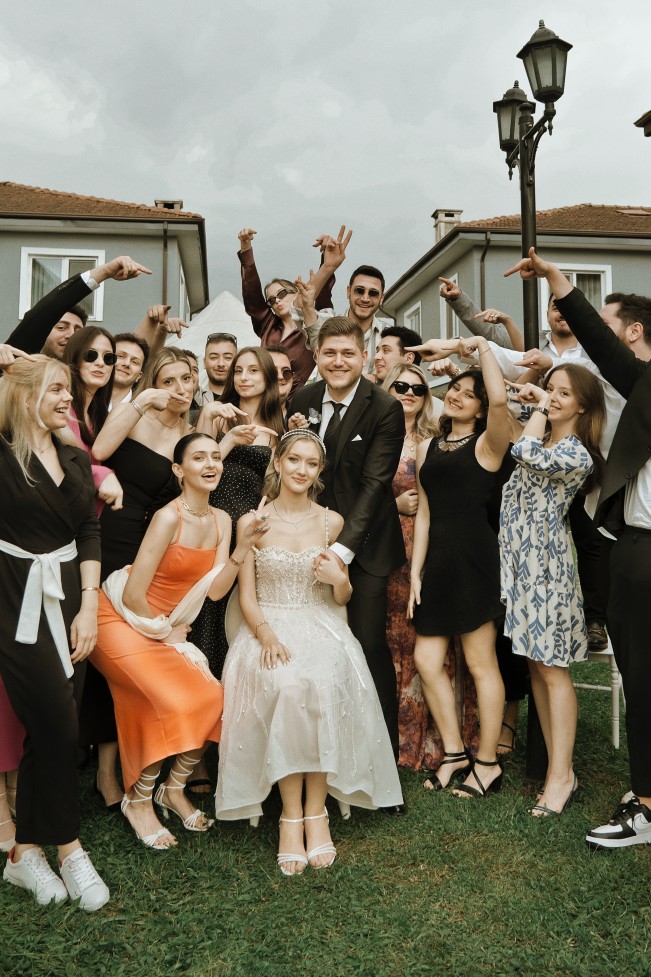
#> input picture SEM-III/ML/operations/faceDetection_Python/img1.jpg, 3255 x 4882 px, given in place of video, which was not available (shown at 1/5 size)
$ python eyeDetection2.py
#> lines starting #> are read from the running program, lines starting #| are printed output that depends on the picture; after the words box and inside, x2 and y2 are one past the last pixel; in counts of white or black regions, pixels touching at a corner belong together; pictures that were not available may be replaced by others from this repository, and a replacement may not be noted
import cv2

face_cascade = cv2.CascadeClassifier(cv2.data.haarcascades + "haarcascade_frontalface_alt2.xml")
eye_cascade = cv2.CascadeClassifier(cv2.data.haarcascades + "haarcascade_lefteye_2splits.xml")

while True:
    capture = cv2.VideoCapture("http://10.100.101.34:8080/video")
    ret, frame = capture.read()
#> frame is the input picture: shape (4882, 3255, 3); mean B, G, R 105.8, 122, 127.3
    frame = cv2.resize(frame, (frame.shape[1] // 5, frame.shape[0] // 5))
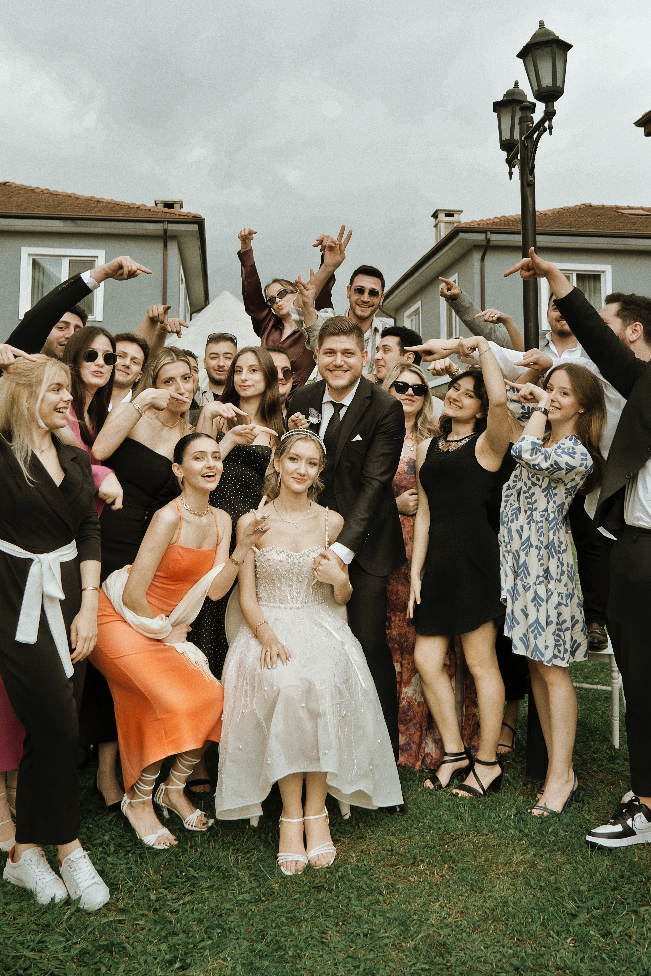
#> frame: shape (976, 651, 3); mean B, G, R 105.7, 121.8, 127.2
    gray = cv2.cvtColor(frame, cv2.COLOR_BGR2GRAY)
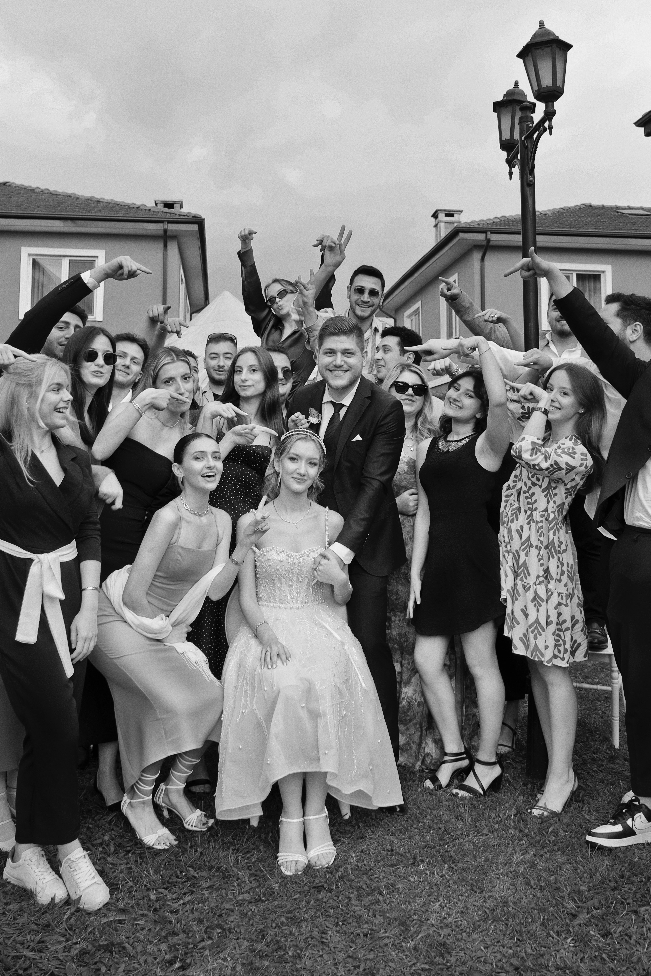
#> gray: shape (976, 651); min 0, max 253, mean 121.6
    faces = face_cascade.detectMultiScale(gray, 1.3, minNeighbors=5, minSize=(40,40))
#> faces = [[344, 274, 44, 44], [315, 334, 49, 49], [225, 354, 44, 44], [154, 361, 48, 48], [40, 370, 49, 49], [183, 438, 50, 50], [278, 442, 49, 49]]
    for (x,y,w,h) in faces:
        cv2.rectangle(frame, (x,y), (x+w, y+h), (0,255,0), 5)
        eyes = eye_cascade.detectMultiScale(gray, 1.3, minNeighbors=5, minSize=(40,40))
        for (x_eye,y_eye,w_eye,h_eye) in eyes:
            cv2.rectangle(frame, (x_eye,y_eye), (x_eye+w_eye,y_eye+h_eye), (0,255,0),5)
            cv2.imshow('Eye Detector', cv2.resize(frame, (frame.shape[1] // 5, frame.shape[0] // 5)))
            cv2.waitKey(0)
#> this loop made 7 passes
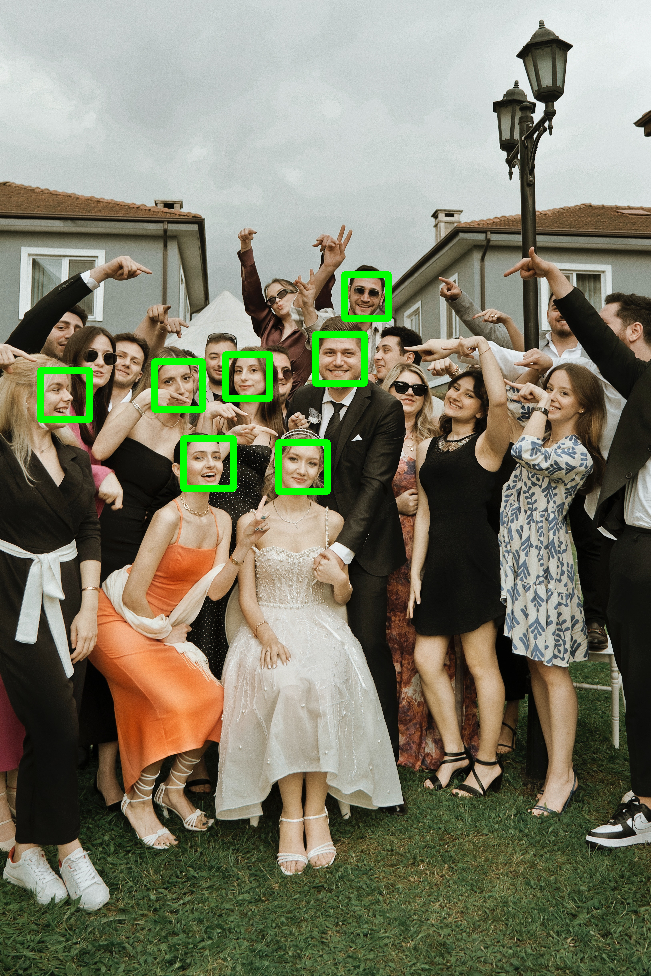
#> frame: shape (976, 651, 3); 1.45% of pixels changed, all inside (x1, y1, x2, y2) = (37, 271, 392, 495)
cv2.destroyAllWindows()

$ run again, on SEM-III/ML/operations/faceDetection_Python/img2.jpg
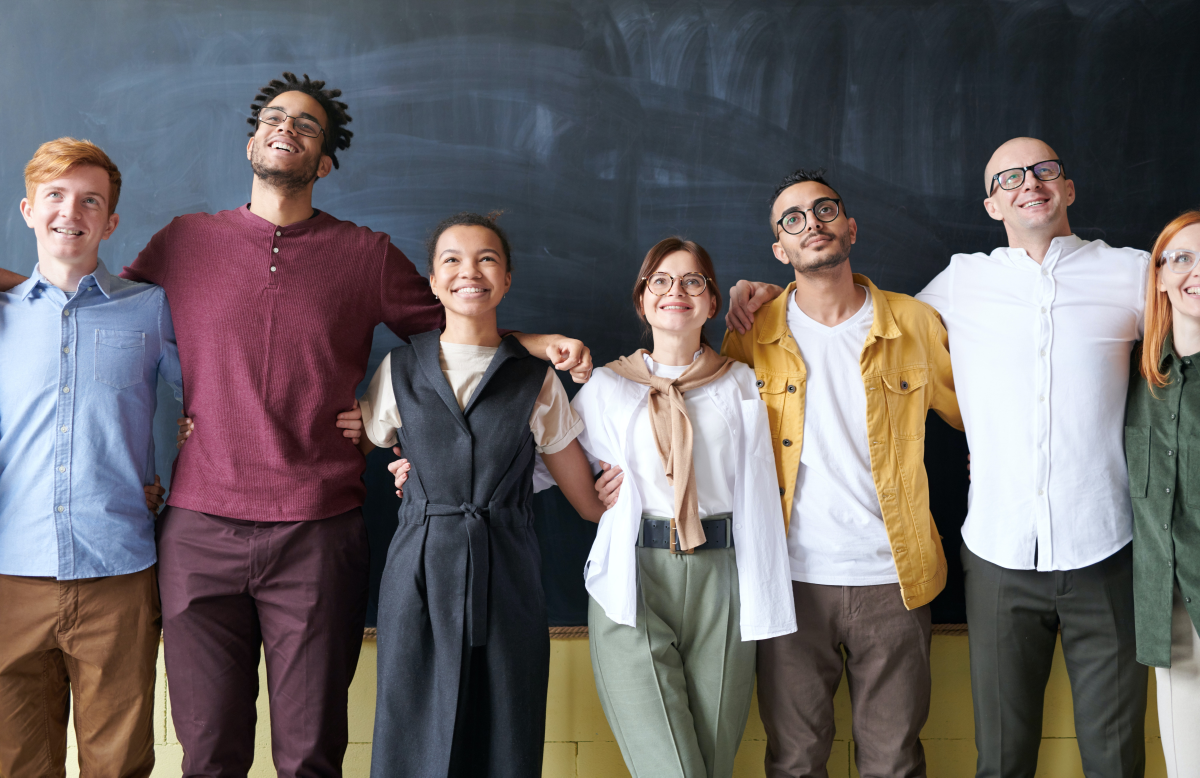
#> input picture SEM-III/ML/operations/faceDetection_Python/img2.jpg, 6000 x 3887 px, given in place of video, which was not available (shown at 1/5 size)
#> frame is the input picture: shape (3887, 6000, 3); mean B, G, R 101.7, 99.9, 105.3
#> `gray = cv2.cvtColor(frame, cv2.COLOR_BGR2GRAY)`:
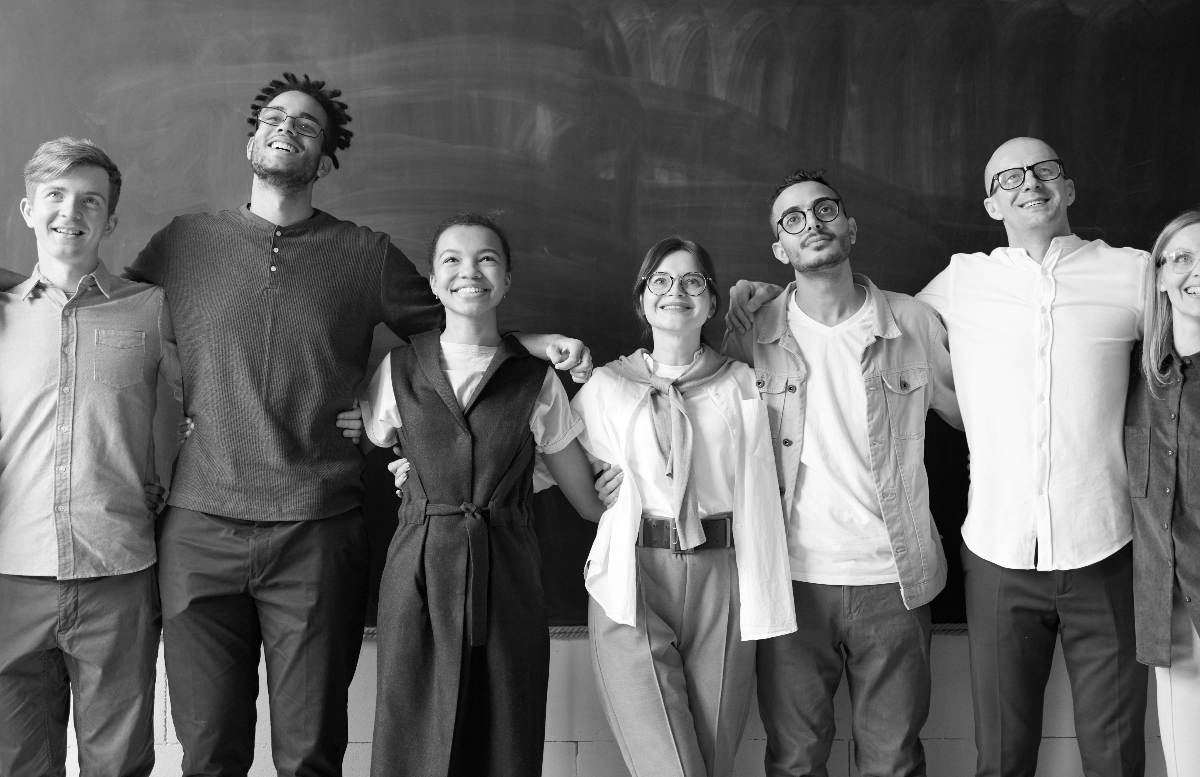
#> gray: shape (777, 1200); min 0, max 255, mean 101.7
#> faces = [[427, 227, 82, 82], [641, 253, 71, 71], [24, 164, 86, 86]]
#> the loop `for (x,y,w,h) in faces:` made 3 passes
#> after the loop `for (x,y,w,h) in faces:`:
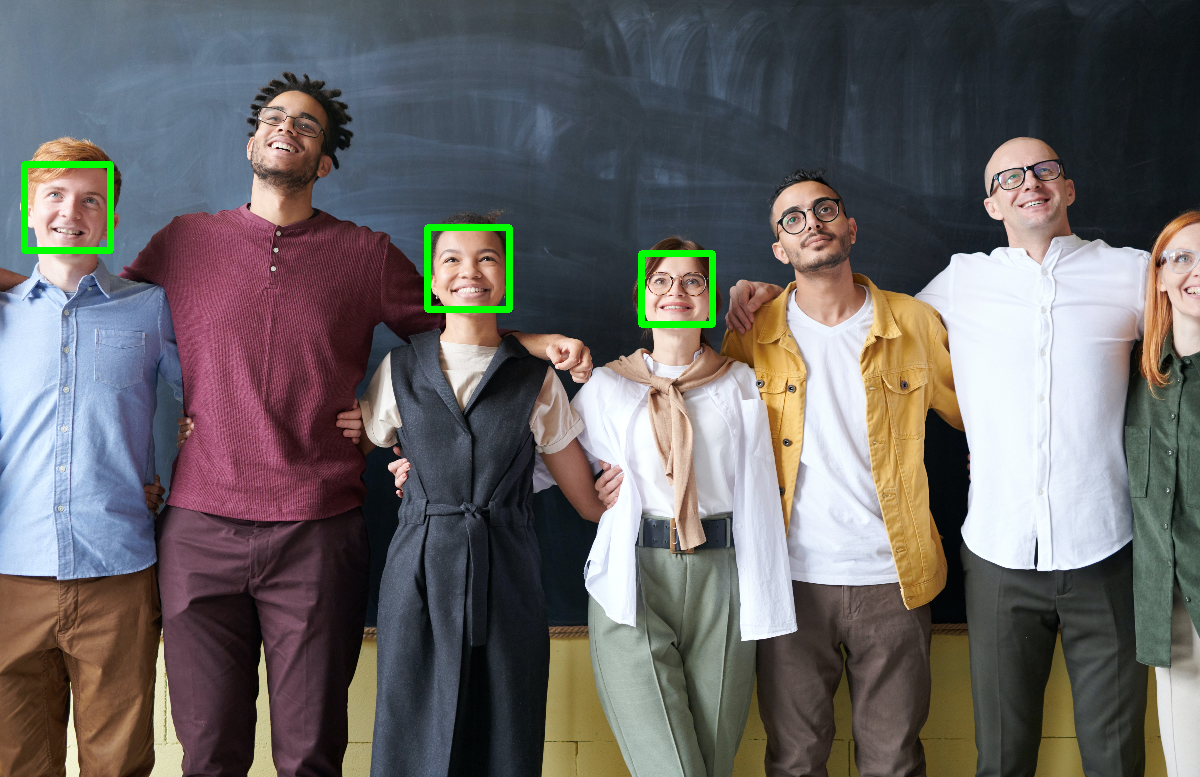
#> frame: shape (777, 1200, 3); mean B, G, R 101, 101, 104.4

$ run again, on SEM-III/ML/operations/faceDetection_Python/img3.jpg
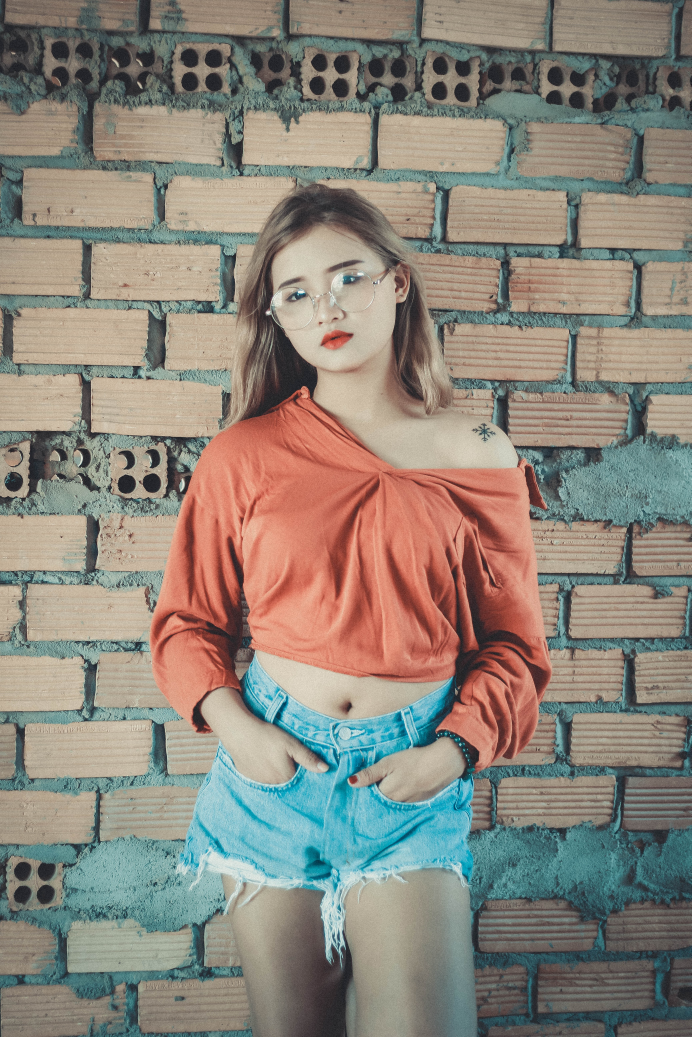
#> input picture SEM-III/ML/operations/faceDetection_Python/img3.jpg, 3456 x 5184 px, given in place of video, which was not available (shown at 1/5 size)
#> frame is the input picture: shape (5184, 3456, 3); mean B, G, R 123.1, 133.6, 140.4
#> `gray = cv2.cvtColor(frame, cv2.COLOR_BGR2GRAY)`:
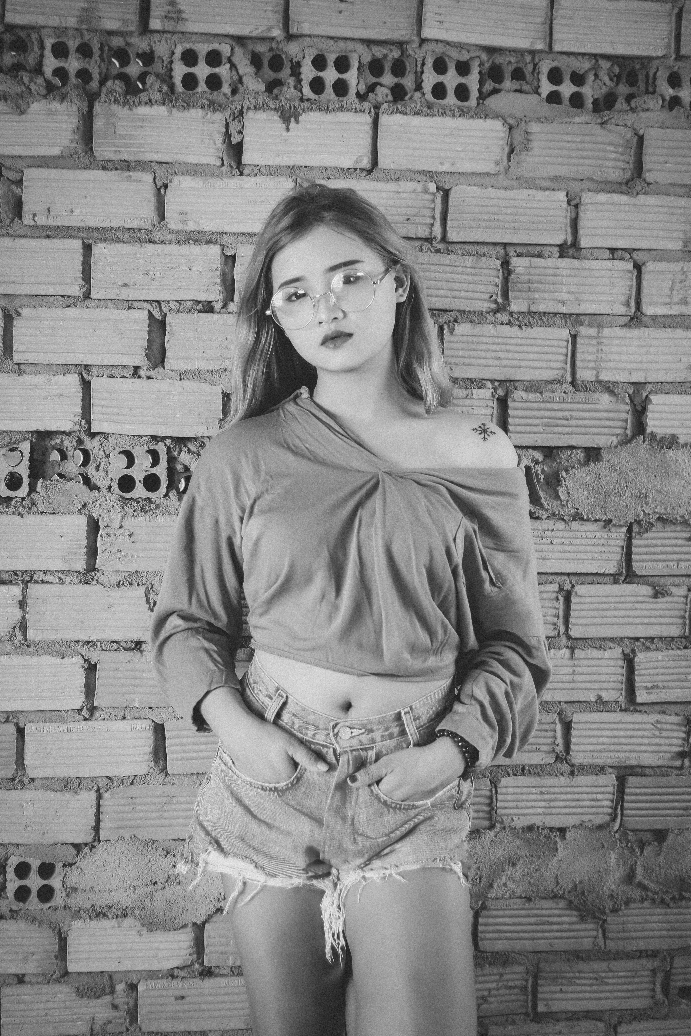
#> gray: shape (1036, 691); min 13, max 254, mean 134.3
#> faces = [[250, 226, 158, 158]]
#> the loop `for (x,y,w,h) in faces:` made 1 pass
#> after the loop `for (x,y,w,h) in faces:`:
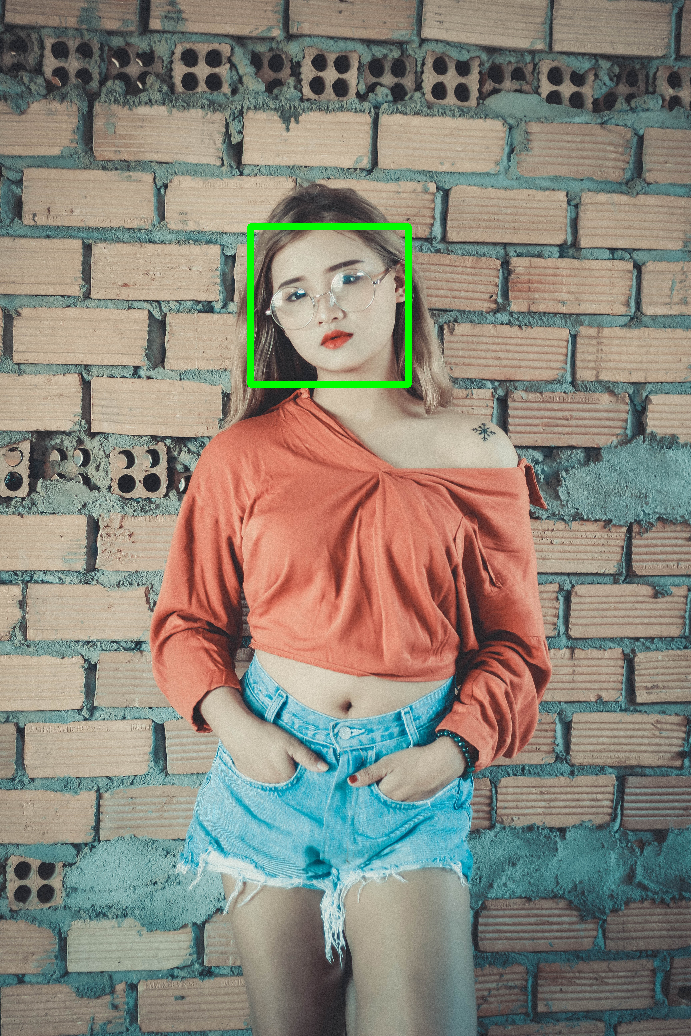
#> frame: shape (1036, 691, 3); mean B, G, R 122.4, 134.4, 139.6

$ run again, on SEM-III/ML/operations/faceDetection_Python/img4.jpg
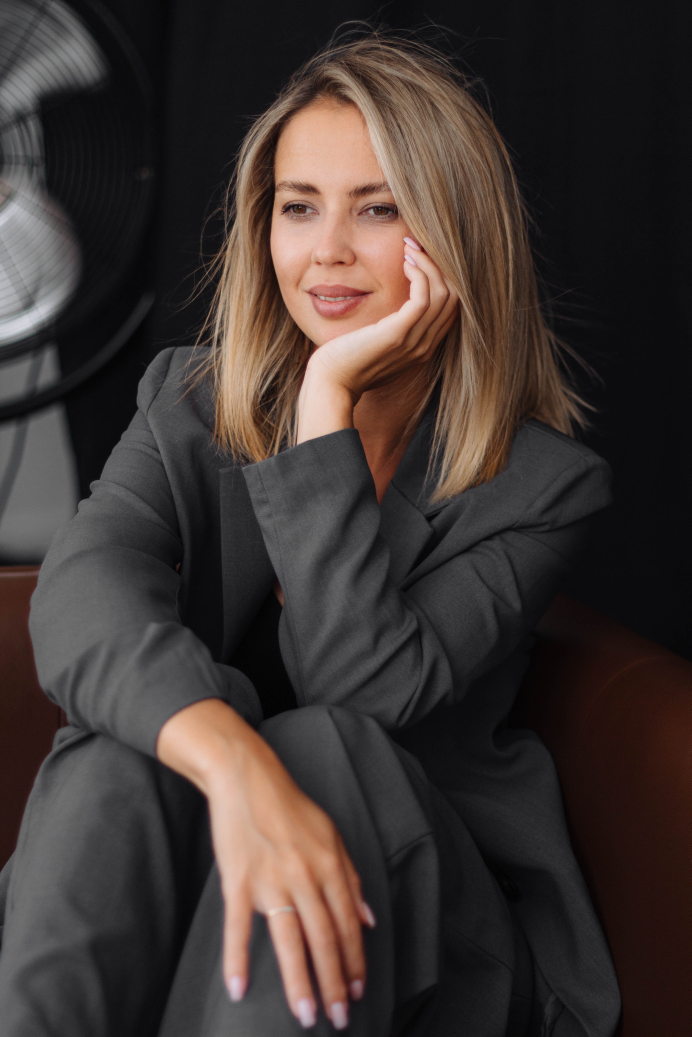
#> input picture SEM-III/ML/operations/faceDetection_Python/img4.jpg, 3456 x 5184 px, given in place of video, which was not available (shown at 1/5 size)
#> frame is the input picture: shape (5184, 3456, 3); mean B, G, R 50.2, 53.3, 62.9
#> `gray = cv2.cvtColor(frame, cv2.COLOR_BGR2GRAY)`:
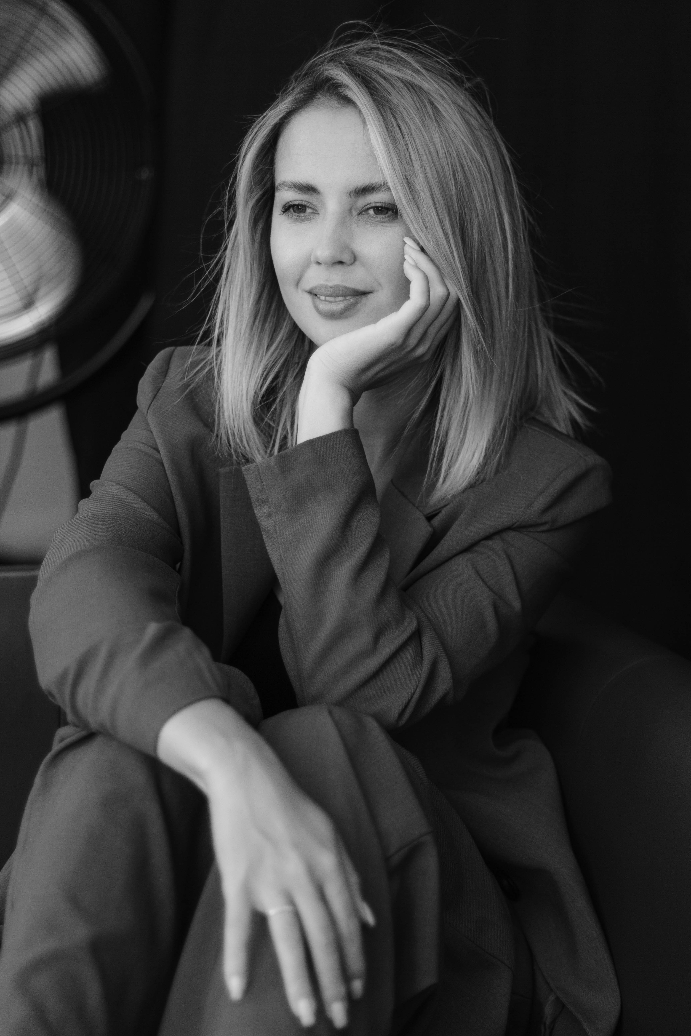
#> gray: shape (1036, 691); min 0, max 222, mean 55.6
#> faces = [[228, 122, 224, 224]]
#> the loop `for (x,y,w,h) in faces:` made 1 pass
#> (x, y, w, h, eyes) on pass 1: (228, 122, 224, 224, [[279, 180, 45, 45], [353, 177, 51, 51]])
#> after the loop `for (x,y,w,h) in faces:`:
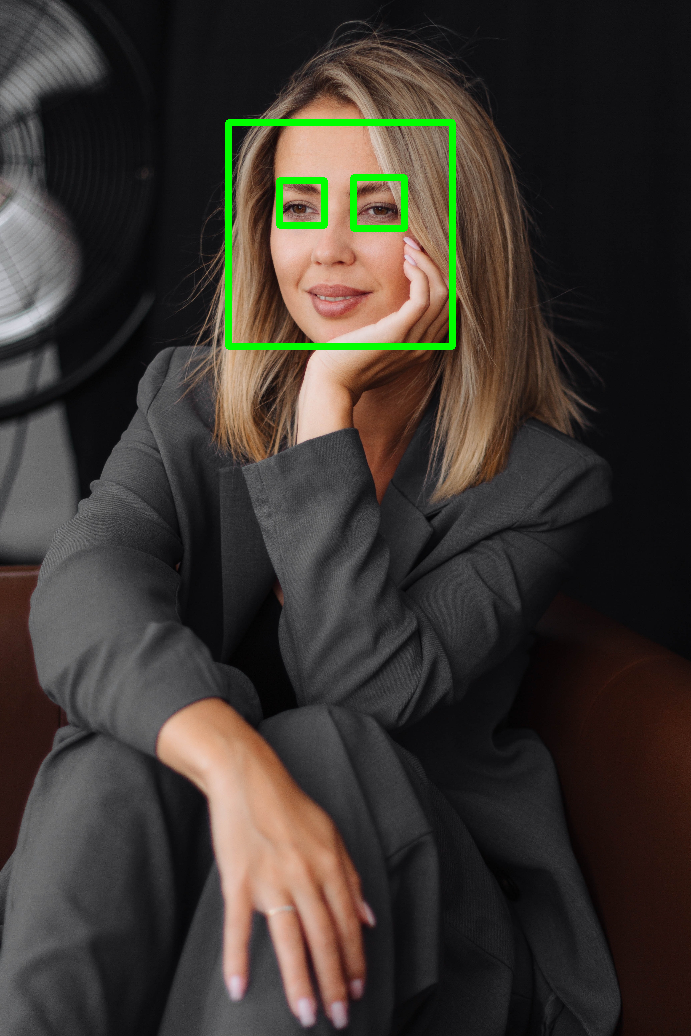
#> frame: shape (1036, 691, 3); mean B, G, R 48.9, 55, 61
